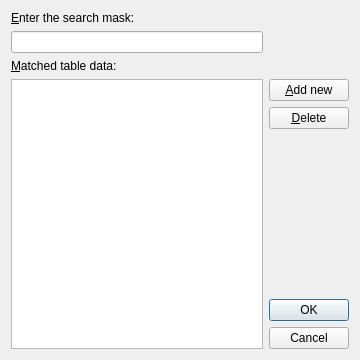
<?xml version="1.0" encoding="UTF-8"?>
<ui version="4.0">
 <class>SimpleTableDialog</class>
 <widget class="QDialog" name="SimpleTableDialog">
  <property name="geometry">
   <rect>
    <x>0</x>
    <y>0</y>
    <width>360</width>
    <height>360</height>
   </rect>
  </property>
  <property name="windowTitle">
   <string>Simple table correction</string>
  </property>
  <property name="windowIcon">
   <iconset resource="images_resources.qrc">
    <normaloff>:/images/edit.png</normaloff>:/images/edit.png</iconset>
  </property>
  <layout class="QGridLayout" name="gridLayout">
   <item row="0" column="0">
    <widget class="QLabel" name="m_lblSearchMask">
     <property name="text">
      <string>&amp;Enter the search mask:</string>
     </property>
     <property name="buddy">
      <cstring>m_leSearchMask</cstring>
     </property>
    </widget>
   </item>
   <item row="1" column="0">
    <widget class="QLineEdit" name="m_leSearchMask">
     <property name="toolTip">
      <string>&lt;html&gt;&lt;head/&gt;&lt;body&gt;&lt;p&gt;The search mask for filtering available database table data in the list below&lt;/p&gt;&lt;/body&gt;&lt;/html&gt;</string>
     </property>
    </widget>
   </item>
   <item row="2" column="0">
    <widget class="QLabel" name="m_lblData">
     <property name="text">
      <string>&amp;Matched table data:</string>
     </property>
     <property name="buddy">
      <cstring>m_listvData</cstring>
     </property>
    </widget>
   </item>
   <item row="3" column="0" rowspan="4">
    <widget class="QListView" name="m_listvData">
     <property name="toolTip">
      <string>&lt;html&gt;&lt;head/&gt;&lt;body&gt;&lt;p&gt;Available database table data&lt;/p&gt;&lt;/body&gt;&lt;/html&gt;</string>
     </property>
    </widget>
   </item>
   <item row="3" column="1">
    <widget class="QPushButton" name="m_pbAddNew">
     <property name="toolTip">
      <string>&lt;html&gt;&lt;head/&gt;&lt;body&gt;&lt;p&gt;Add the new item in the current database table&lt;/p&gt;&lt;/body&gt;&lt;/html&gt;</string>
     </property>
     <property name="text">
      <string>&amp;Add new</string>
     </property>
     <property name="icon">
      <iconset resource="images_resources.qrc">
       <normaloff>:/images/Add_Symbol.png</normaloff>:/images/Add_Symbol.png</iconset>
     </property>
    </widget>
   </item>
   <item row="4" column="1">
    <widget class="QPushButton" name="m_pbDelete">
     <property name="toolTip">
      <string>&lt;html&gt;&lt;head/&gt;&lt;body&gt;&lt;p&gt;Delete the selected item in the current database table&lt;/p&gt;&lt;/body&gt;&lt;/html&gt;</string>
     </property>
     <property name="text">
      <string>&amp;Delete</string>
     </property>
     <property name="icon">
      <iconset resource="images_resources.qrc">
       <normaloff>:/images/clear_output.png</normaloff>:/images/clear_output.png</iconset>
     </property>
    </widget>
   </item>
   <item row="5" column="1">
    <spacer name="verticalSpacer">
     <property name="orientation">
      <enum>Qt::Vertical</enum>
     </property>
     <property name="sizeHint" stdset="0">
      <size>
       <width>20</width>
       <height>157</height>
      </size>
     </property>
    </spacer>
   </item>
   <item row="6" column="1">
    <widget class="QDialogButtonBox" name="buttonBox">
     <property name="sizePolicy">
      <sizepolicy hsizetype="Fixed" vsizetype="Fixed">
       <horstretch>0</horstretch>
       <verstretch>0</verstretch>
      </sizepolicy>
     </property>
     <property name="orientation">
      <enum>Qt::Vertical</enum>
     </property>
     <property name="standardButtons">
      <set>QDialogButtonBox::Cancel|QDialogButtonBox::Ok</set>
     </property>
    </widget>
   </item>
  </layout>
 </widget>
 <tabstops>
  <tabstop>m_leSearchMask</tabstop>
  <tabstop>m_pbAddNew</tabstop>
  <tabstop>m_pbDelete</tabstop>
  <tabstop>buttonBox</tabstop>
 </tabstops>
 <resources>
  <include location="images_resources.qrc"/>
 </resources>
 <connections>
  <connection>
   <sender>buttonBox</sender>
   <signal>accepted()</signal>
   <receiver>SimpleTableDialog</receiver>
   <slot>accept()</slot>
   <hints>
    <hint type="sourcelabel">
     <x>396</x>
     <y>407</y>
    </hint>
    <hint type="destinationlabel">
     <x>157</x>
     <y>274</y>
    </hint>
   </hints>
  </connection>
  <connection>
   <sender>buttonBox</sender>
   <signal>rejected()</signal>
   <receiver>SimpleTableDialog</receiver>
   <slot>reject()</slot>
   <hints>
    <hint type="sourcelabel">
     <x>396</x>
     <y>407</y>
    </hint>
    <hint type="destinationlabel">
     <x>286</x>
     <y>274</y>
    </hint>
   </hints>
  </connection>
 </connections>
</ui>
